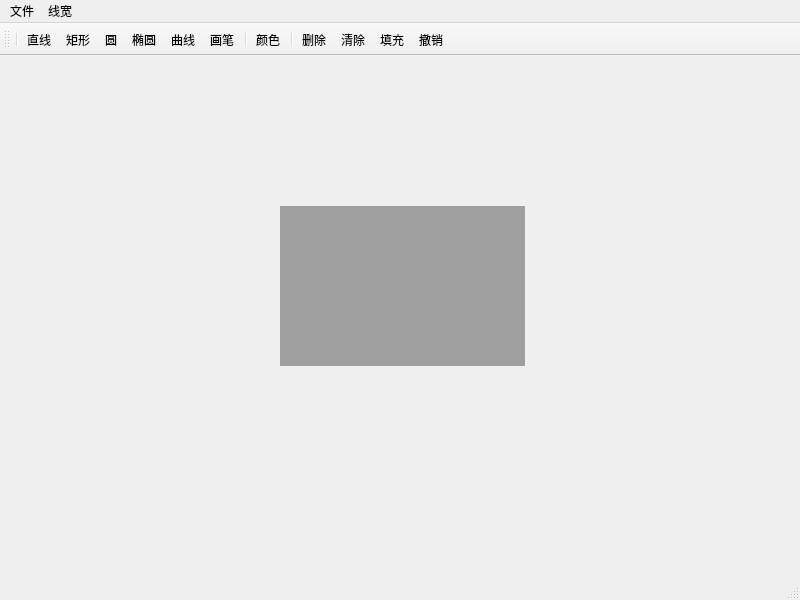
<?xml version="1.0" encoding="UTF-8"?>
<ui version="4.0">
 <class>MainWindow</class>
 <widget class="QMainWindow" name="MainWindow">
  <property name="geometry">
   <rect>
    <x>0</x>
    <y>0</y>
    <width>800</width>
    <height>600</height>
   </rect>
  </property>
  <property name="windowTitle">
   <string>MainWindow</string>
  </property>
  <widget class="QWidget" name="centralwidget">
   <widget class="QMdiArea" name="mdiArea">
    <property name="geometry">
     <rect>
      <x>280</x>
      <y>150</y>
      <width>245</width>
      <height>160</height>
     </rect>
    </property>
   </widget>
  </widget>
  <widget class="QMenuBar" name="menubar">
   <property name="geometry">
    <rect>
     <x>0</x>
     <y>0</y>
     <width>800</width>
     <height>23</height>
    </rect>
   </property>
   <widget class="QMenu" name="menuCurve">
    <property name="title">
     <string>文件</string>
    </property>
    <addaction name="actionNew"/>
    <addaction name="actionOpen"/>
    <addaction name="actionSave"/>
   </widget>
   <widget class="QMenu" name="menu">
    <property name="title">
     <string>线宽</string>
    </property>
    <addaction name="actionwidth_1"/>
    <addaction name="actionwidth_2"/>
    <addaction name="actionwidth_3"/>
    <addaction name="actionwidth_5"/>
   </widget>
   <addaction name="menuCurve"/>
   <addaction name="menu"/>
  </widget>
  <widget class="QStatusBar" name="statusbar"/>
  <widget class="QToolBar" name="toolBar">
   <property name="windowTitle">
    <string>toolBar</string>
   </property>
   <attribute name="toolBarArea">
    <enum>TopToolBarArea</enum>
   </attribute>
   <attribute name="toolBarBreak">
    <bool>false</bool>
   </attribute>
   <addaction name="separator"/>
   <addaction name="actionLine"/>
   <addaction name="actionRectangle"/>
   <addaction name="actionCircle"/>
   <addaction name="actionEllipse"/>
   <addaction name="actionCurve"/>
   <addaction name="actionPen"/>
   <addaction name="separator"/>
   <addaction name="actionColor"/>
   <addaction name="separator"/>
   <addaction name="actionDelete"/>
   <addaction name="actionClear"/>
   <addaction name="actionFill"/>
   <addaction name="actionUndo"/>
  </widget>
  <action name="actionNew">
   <property name="text">
    <string>新建</string>
   </property>
  </action>
  <action name="actionCurve">
   <property name="text">
    <string>曲线</string>
   </property>
   <property name="toolTip">
    <string>曲线</string>
   </property>
  </action>
  <action name="actionOpen">
   <property name="text">
    <string>打开</string>
   </property>
  </action>
  <action name="actionSave">
   <property name="text">
    <string>保存</string>
   </property>
  </action>
  <action name="actionCircle">
   <property name="text">
    <string>圆</string>
   </property>
  </action>
  <action name="actionEllipse">
   <property name="text">
    <string>椭圆</string>
   </property>
  </action>
  <action name="actionLine">
   <property name="text">
    <string>直线</string>
   </property>
  </action>
  <action name="actionColor">
   <property name="text">
    <string>颜色</string>
   </property>
  </action>
  <action name="actionDelete">
   <property name="text">
    <string>删除</string>
   </property>
   <property name="toolTip">
    <string>删除当前图形</string>
   </property>
  </action>
  <action name="actionClear">
   <property name="text">
    <string>清除</string>
   </property>
   <property name="toolTip">
    <string>清除所有图形</string>
   </property>
  </action>
  <action name="actionFill">
   <property name="text">
    <string>填充</string>
   </property>
   <property name="toolTip">
    <string>为图形填充颜色</string>
   </property>
  </action>
  <action name="actionUndo">
   <property name="text">
    <string>撤销</string>
   </property>
  </action>
  <action name="actionwidth_1">
   <property name="text">
    <string>width=1</string>
   </property>
   <property name="toolTip">
    <string>宽度为1</string>
   </property>
  </action>
  <action name="actionwidth_2">
   <property name="text">
    <string>width=2</string>
   </property>
   <property name="toolTip">
    <string>宽度为2</string>
   </property>
  </action>
  <action name="actionwidth_3">
   <property name="text">
    <string>width=3</string>
   </property>
   <property name="toolTip">
    <string>宽度为3</string>
   </property>
  </action>
  <action name="actionwidth_5">
   <property name="text">
    <string>width=5</string>
   </property>
   <property name="toolTip">
    <string>宽度为5</string>
   </property>
  </action>
  <action name="actionPen">
   <property name="text">
    <string>画笔</string>
   </property>
   <property name="toolTip">
    <string>画笔，涂鸦笔</string>
   </property>
  </action>
  <action name="actionRectangle">
   <property name="text">
    <string>矩形</string>
   </property>
   <property name="toolTip">
    <string>矩形</string>
   </property>
  </action>
 </widget>
 <resources/>
 <connections/>
</ui>
